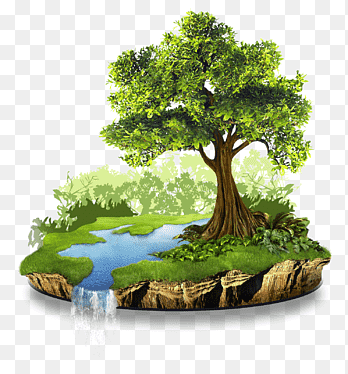
#> input picture cover.png, 348 x 374 px, found by its file name
$ python stegnography.py
#> lines starting #> are read from the running program, lines starting #| are printed output that depends on the picture
import cv2
import numpy as np

cover = cv2.imread("images/cover.png")
#> cover is the input picture: shape (374, 348, 3); mean B, G, R 163.5, 193, 185.3
secret = cv2.imread("images/medimage.png")
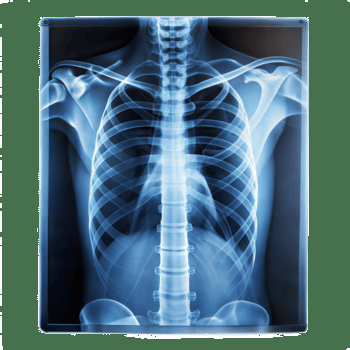
#> input picture medimage.png, 350 x 350 px, found by its file name
#> secret is the input picture: shape (350, 350, 3); mean B, G, R 119.9, 109, 75.1

secret = cv2.resize(secret, (cover.shape[1], cover.shape[0]))
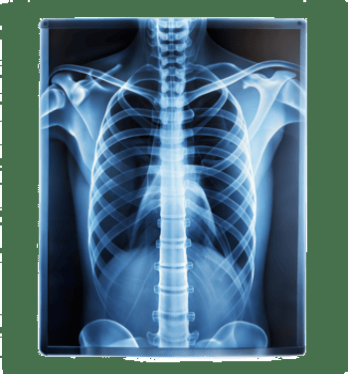
#> secret: shape (374, 348, 3); mean B, G, R 119.9, 108.9, 75

encoded = (cover & 254) | (secret >> 7)
cv2.imwrite("encoded.png", encoded)

encoded = cv2.imread("encoded.png")

decoded = np.zeros_like(encoded)

for i in range(encoded.shape[0]):
    for j in range(encoded.shape[1]):
        for k in range(3):
            decoded[i,j,k] = (encoded[i,j,k] & 1) * 255
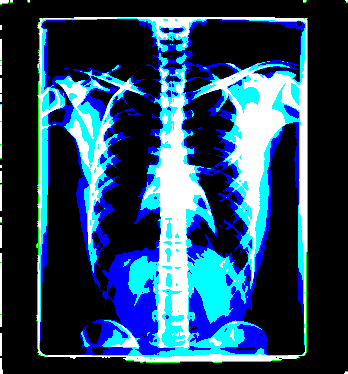
#> decoded: shape (374, 348, 3); mean B, G, R 99.7, 70.7, 36.2

cv2.imwrite("decoded.png", decoded)
